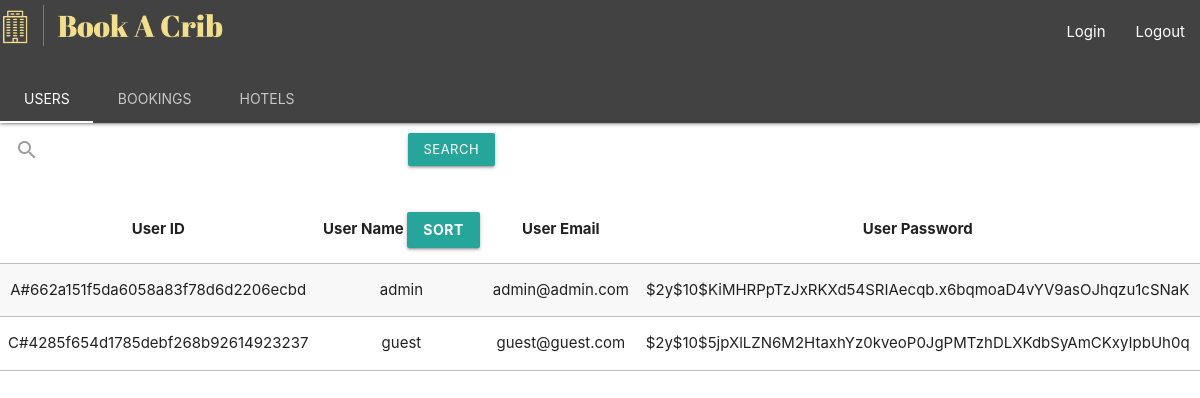
/bookacrib-server/index.php, run on the app's committed database.
### tables this page shows
CREATE TABLE `users` (
  `user_id` varchar(34) NOT NULL,
  `user_name` varchar(255) NOT NULL,
  `user_email` varchar(255) NOT NULL,
  `user_password` varchar(100) NOT NULL
);

### bookacrib-server/index.php (shortened to what this page needs)
<!DOCTYPE html>
<html lang="en">
<head>
    <link rel="stylesheet" href="https://cdnjs.cloudflare.com/ajax/libs/materialize/1.0.0/css/materialize.min.css">
    <link rel="stylesheet" href="src\styles\styles.css">
</head>
<body>
    <nav class="nav-extended">
        <div class="nav-wrapper grey darken-3">
            <img class="logo" src="src/assets/images/logo.png" alt="logo">
            <ul id="nav-mobile" class="right hide-on-med-and-down">
                <li><a href="src/pages/login.php">Login</a></li>
                <li><a href="#">Logout</a></li>
            </ul>
        </div>
        <div class="nav-content">
            <ul class="tabs tabs-transparent grey darken-3">
                <li class="tab"><a href="#users" data-toggle="tab">Users</a></li>
                <li class="tab"><a href="#bookings" data-toggle="tab">Bookings</a></li>
                <li class="tab"><a href="#hotels" data-toggle="tab">Hotels</a></li>
            </ul>
        </div>
    </nav>
    <div id="users" class="col s12">
        <?php
        include_once('src/pages/users.php');
        ?>
    </div>
</body>
</html>

### bookacrib-server/src/pages/users.php (shortened to what this page needs)
<?php
include_once __DIR__ . './../dbconn/dbconn.php';
if (isset($_POST['asc_userName'])) {
    $get_all_users_query = "SELECT * FROM users ORDER BY user_name ASC";
} else if (isset($_POST['desc_userName'])) {
    $get_all_users_query = "SELECT * FROM users ORDER BY user_name DESC";
} else if (isset($_POST['search_users_submit'])) {
    $get_all_users_query = "SELECT * FROM users WHERE user_name LIKE '%" . $_POST['search_users_input'] . "%'";
} else {
    $get_all_users_query = "SELECT * FROM users";
}
try {
    $result = $db_connection->query($get_all_users_query);
    if (mysqli_num_rows($result) == 0) {
        echo "no records found";
    } else {
        while ($row = $result->fetch_assoc()) {
            $usersResponse[] = $row;
        }
    }
} catch (PDOException $err) {
    echo "Error fetching resources: $err";
}
?>
<div class="row">
    <div class="valign-wrapper">
        <div class="nav-wrapper col s4">
            <form method="POST" action="<?= $_SERVER['PHP_SELF']; ?>">
                <div class="input-field">
                    <input id="search_users_input" type="search" name="search_users_input" required>
                    <label class="label-icon" for="search_users_input"><i class="material-icons">search</i></label>
                    <i class="material-icons">close</i>
                </div>
        </div>
        <div class="col s8">
            <button type="submit" class="btn-small waves-effect waves-light" name="search_users_submit">Search</button>
        </div>
    </div>
</div>
<table class='highlight centered striped'>
    <thead>
        <tr>
            <th>User ID</th>
            <th>User Name
                <a class='dropdown-trigger btn' href='#' data-target='users_name_dropdown'>Sort</a>
            </th>
            <th>User Email</th>
            <th>User Password</th>
        </tr>
    </thead>
    <tbody>
        <?php
        foreach ($usersResponse as $row) {
            echo "<tr>
                    <td>" . $row['user_id'] . "</td>
                    <td>" . $row['user_name'] . "</td>
                    <td>" . $row['user_email'] . "</td>
                    <td>" . $row['user_password'] . "</td>
                </tr>";
        }
        ?>
    </tbody>
</table>

### bookacrib-server/src/styles/styles.css (style rules this page uses)
* { margin: 0; padding: 0; box-sizing: border-box; }
body { height: 100vh; overflow-x: hidden; }
.logo { width: 15rem; }
th, td { border-bottom: 1px solid rgb(191, 191, 191); }

### data on the page
users: user_id "A#662a151f5da6058a83f78d6d2206ecbd", user_name "admin", user_email "admin@admin.com", user_password "$2y$10$KiMHRPpTzJxRKXd54SRIAecqb.x6bqmoaD4vYV9asOJhqzu1cSNaK"
users: user_id "C#4285f654d1785debf268b92614923237", user_name "guest", user_email "guest@guest.com", user_password "$2y$10$5jpXlLZN6M2HtaxhYz0kveoP0JgPMTzhDLXKdbSyAmCKxyIpbUh0q"
